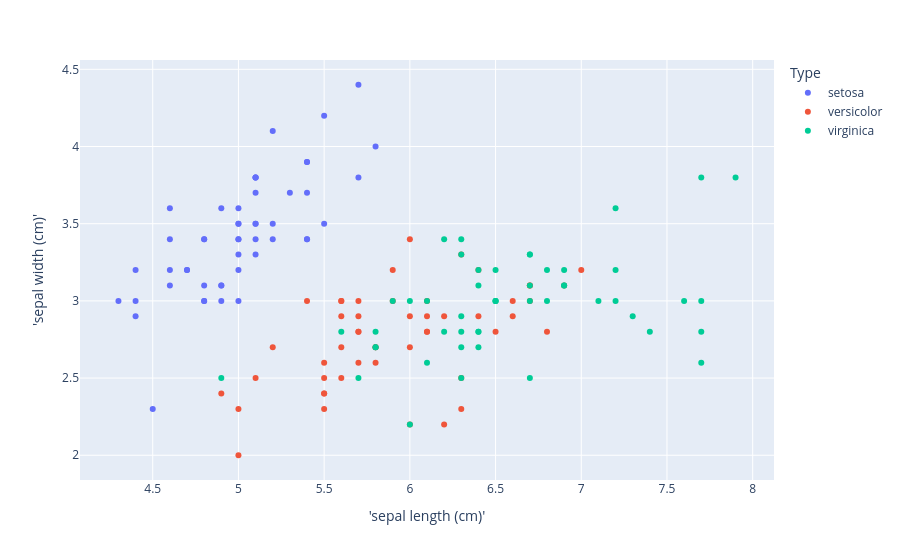

The cell this chart's notebook holds for it:
### Code cell
df_plot = pd.DataFrame({"'sepal length (cm)'": X[:,0], " 'sepal width (cm)'":X[:,1], "Type": iris.target_names[y]})
px.scatter(df_plot, x = "'sepal length (cm)'", y= " 'sepal width (cm)'", color="Type")

### Figure 1 — Plotly figure (JSON) as saved in the notebook; plotly's stock layout.template omitted (floating-point values rounded to 4 significant figures)
{"data": [{"hovertemplate": "Type=setosa<br>'sepal length (cm)'=%{x}<br> 'sepal width (cm)'=%{y}<extra></extra>", "legendgroup": "setosa", "marker": {"color": "#636efa", "symbol": "circle"}, "mode": "markers", "name": "setosa", "orientation": "v", "showlegend": true, "type": "scatter", "x": [5.1, 4.9, 4.7, 4.6, 5, 5.4, 4.6, 5, 4.4, 4.9, 5.4, 4.8, 4.8, 4.3, 5.8, 5.7, 5.4, 5.1, 5.7, 5.1, 5.4, 5.1, 4.6, 5.1, 4.8, 5, 5, 5.2, 5.2, 4.7, 4.8, 5.4, 5.2, 5.5, 4.9, 5, 5.5, 4.9, 4.4, 5.1, 5, 4.5, 4.4, 5, 5.1, 4.8, 5.1, 4.6, 5.3, 5], "xaxis": "x", "y": [3.5, 3, 3.2, 3.1, 3.6, 3.9, 3.4, 3.4, 2.9, 3.1, 3.7, 3.4, 3, 3, 4, 4.4, 3.9, 3.5, 3.8, 3.8, 3.4, 3.7, 3.6, 3.3, 3.4, 3, 3.4, 3.5, 3.4, 3.2, 3.1, 3.4, 4.1, 4.2, 3.1, 3.2, 3.5, 3.6, 3, 3.4, 3.5, 2.3, 3.2, 3.5, 3.8, 3, 3.8, 3.2, 3.7, 3.3], "yaxis": "y"}, {"hovertemplate": "Type=versicolor<br>'sepal length (cm)'=%{x}<br> 'sepal width (cm)'=%{y}<extra></extra>", "legendgroup": "versicolor", "marker": {"color": "#EF553B", "symbol": "circle"}, "mode": "markers", "name": "versicolor", "orientation": "v", "showlegend": true, "type": "scatter", "x": [7, 6.4, 6.9, 5.5, 6.5, 5.7, 6.3, 4.9, 6.6, 5.2, 5, 5.9, 6, 6.1, 5.6, 6.7, 5.6, 5.8, 6.2, 5.6, 5.9, 6.1, 6.3, 6.1, 6.4, 6.6, 6.8, 6.7, 6, 5.7, 5.5, 5.5, 5.8, 6, 5.4, 6, 6.7, 6.3, 5.6, 5.5, 5.5, 6.1, 5.8, 5, 5.6, 5.7, 5.7, 6.2, 5.1, 5.7], "xaxis": "x", "y": [3.2, 3.2, 3.1, 2.3, 2.8, 2.8, 3.3, 2.4, 2.9, 2.7, 2, 3, 2.2, 2.9, 2.9, 3.1, 3, 2.7, 2.2, 2.5, 3.2, 2.8, 2.5, 2.8, 2.9, 3, 2.8, 3, 2.9, 2.6, 2.4, 2.4, 2.7, 2.7, 3, 3.4, 3.1, 2.3, 3, 2.5, 2.6, 3, 2.6, 2.3, 2.7, 3, 2.9, 2.9, 2.5, 2.8], "yaxis": "y"}, {"hovertemplate": "Type=virginica<br>'sepal length (cm)'=%{x}<br> 'sepal width (cm)'=%{y}<extra></extra>", "legendgroup": "virginica", "marker": {"color": "#00cc96", "symbol": "circle"}, "mode": "markers", "name": "virginica", "orientation": "v", "showlegend": true, "type": "scatter", "x": [6.3, 5.8, 7.1, 6.3, 6.5, 7.6, 4.9, 7.3, 6.7, 7.2, 6.5, 6.4, 6.8, 5.7, 5.8, 6.4, 6.5, 7.7, 7.7, 6, 6.9, 5.6, 7.7, 6.3, 6.7, 7.2, 6.2, 6.1, 6.4, 7.2, 7.4, 7.9, 6.4, 6.3, 6.1, 7.7, 6.3, 6.4, 6, 6.9, 6.7, 6.9, 5.8, 6.8, 6.7, 6.7, 6.3, 6.5, 6.2, 5.9], "xaxis": "x", "y": [3.3, 2.7, 3, 2.9, 3, 3, 2.5, 2.9, 2.5, 3.6, 3.2, 2.7, 3, 2.5, 2.8, 3.2, 3, 3.8, 2.6, 2.2, 3.2, 2.8, 2.8, 2.7, 3.3, 3.2, 2.8, 3, 2.8, 3, 2.8, 3.8, 2.8, 2.8, 2.6, 3, 3.4, 3.1, 3, 3.1, 3.1, 3.1, 2.7, 3.2, 3.3, 3, 2.5, 3, 3.4, 3], "yaxis": "y"}], "layout": {"autosize": true, "legend": {"title": {"text": "Type"}, "tracegroupgap": 0}, "margin": {"t": 60}, "xaxis": {"anchor": "y", "autorange": true, "domain": [0, 1], "range": [4.083, 8.117], "title": {"text": "'sepal length (cm)'"}, "type": "linear"}, "yaxis": {"anchor": "x", "autorange": true, "domain": [0, 1], "range": [1.814, 4.586], "title": {"text": " 'sepal width (cm)'"}, "type": "linear"}}}
